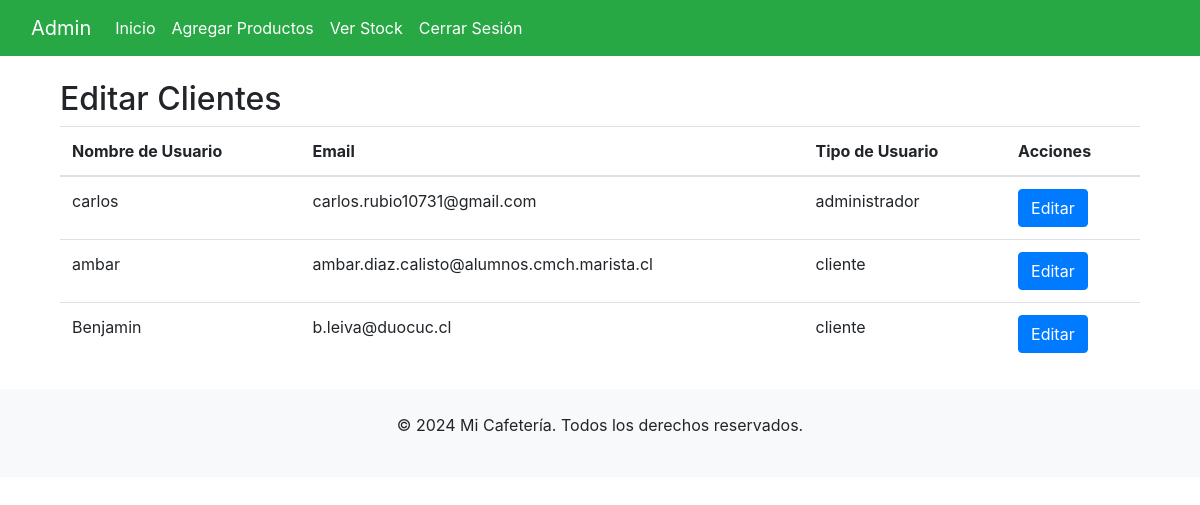
/admin_home/ (signed in), run on the app's committed database.
### inventario/models.py (models this page shows)
class CustomUser(AbstractUser):
    USER_TYPE_CHOICES = (
        ('cliente', 'Cliente'),
        ('administrador', 'Administrador'),
        ('bodeguero', 'Bodeguero'),
    )
    user_type = models.CharField(max_length=15, choices=USER_TYPE_CHOICES, default='cliente')

### inventario/views.py (the view)
# urls.py: path('admin_home/', views.admin_home, name='admin_home'),
@login_required
def admin_home(request):
    User = get_user_model()
    users = User.objects.all()
    return render(request, 'editar_clientes.html', {'users': users})

### inventario/templates/editar_clientes.html (shortened to what this page needs)
{% extends 'base_admin.html' %}
{% block content %}
<div class="container">
    <h2>Editar Clientes</h2>
    <table class="table">
        <thead>
            <tr>
                <th>Nombre de Usuario</th>
                <th>Email</th>
                <th>Tipo de Usuario</th>
                <th>Acciones</th>
            </tr>
        </thead>
        <tbody>
            {% for user in users %}
            <tr>
                <td>{{ user.username }}</td>
                <td>{{ user.email }}</td>
                <td>{{ user.user_type }}</td>
                <td><a href="{% url 'editar_cliente' user.id %}" class="btn btn-primary">Editar</a></td>
            </tr>
            {% endfor %}
        </tbody>
    </table>
</div>
{% endblock %}

### inventario/static/css/styles.css (style rules this page uses)
.btn-primary { background-color: #007bff; border-color: #007bff; }

### data on the page
CustomUser: username "carlos", email "carlos.rubio10731@gmail.com", user_type "administrador"
CustomUser: username "ambar", email "ambar.diaz.calisto@alumnos.cmch.marista.cl", user_type "cliente"
CustomUser: username "Benjamin", email "b.leiva@duocuc.cl", user_type "cliente"
